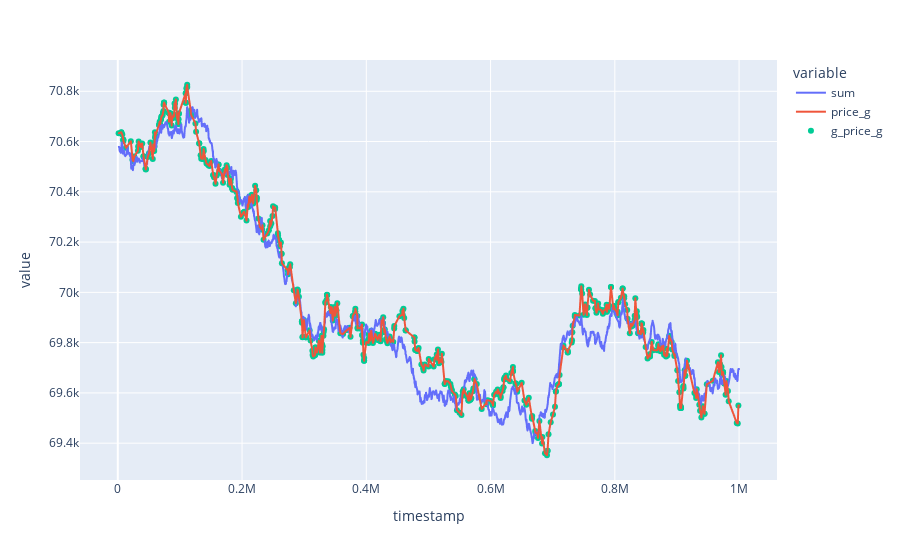

Write notebook code for a chart like this one.
### Code cell
import plotly.express as px
import plotly.graph_objects as go

result=r33
std_m=0.3

gift_=merged_data(result)
gift_['sum']=0
gift_['sum']=gift_['price_c']*4 + gift_['price_r']*1 + gift_['price_s']*6 + 374
gift_['sys']=(gift_['price_g']-gift_['sum']).std()*std_m
(gift_['price_g']-gift_['sum']).plot()
gift_['sys'].plot()
(gift_['sys']*-1).plot()

gift_['sum']=0
gift_['sum']=gift_['price_c']*4 + gift_['price_r']*1 + gift_['price_s']*6 + 373
fig = px.line(gift_, x='timestamp', y=['sum', 'price_g'])
fig.add_trace(go.Scatter(x=result[result['symbol']=='GIFT_BASKET']['timestamp'], y=result[result['symbol']=='GIFT_BASKET']['price'], mode='markers', name='g_price_g'))

fig.show()

### Figure 1 — Plotly figure (JSON) as saved in the notebook; plotly's stock layout.template omitted (floating-point values rounded to 4 significant figures; data arrays with more than 128 entries replaced by an {"elided": "..."} marker saying what was removed)
{"data": [{"hovertemplate": "variable=sum<br>timestamp=%{x}<br>value=%{y}<extra></extra>", "legendgroup": "sum", "line": {"color": "#636efa", "dash": "solid"}, "marker": {"symbol": "circle"}, "mode": "lines", "name": "sum", "showlegend": true, "type": "scattergl", "x": {"elided": "10148 int values"}, "xaxis": "x", "y": {"elided": "10148 float values"}, "yaxis": "y"}, {"hovertemplate": "variable=price_g<br>timestamp=%{x}<br>value=%{y}<extra></extra>", "legendgroup": "price_g", "line": {"color": "#EF553B", "dash": "solid"}, "marker": {"symbol": "circle"}, "mode": "lines", "name": "price_g", "showlegend": true, "type": "scattergl", "x": {"elided": "10148 int values"}, "xaxis": "x", "y": {"elided": "10148 float values"}, "yaxis": "y"}, {"mode": "markers", "name": "g_price_g", "type": "scatter", "x": {"elided": "616 int values"}, "y": {"elided": "616 int values"}}], "layout": {"legend": {"title": {"text": "variable"}, "tracegroupgap": 0}, "margin": {"t": 60}, "xaxis": {"anchor": "y", "domain": [0, 1], "title": {"text": "timestamp"}}, "yaxis": {"anchor": "x", "domain": [0, 1], "title": {"text": "value"}}}}
